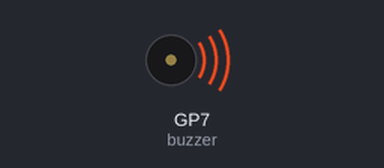
Simulated run of this program. Board: Raspberry Pi Pico running MicroPython. Parts: buzzer (waves = sounding). At 1.0 s the program stops and its outputs stay as they are.

Above: at 0.1 s.
At 1.1 s:
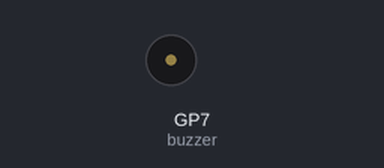
Timing chart, 0 to 2.5 s (numbered marks = the images above):
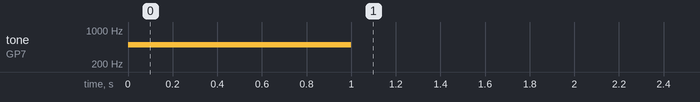

Measured:
- by itself, tone on GP7 (buzzer): silent → 500 Hz at 0.00 s, → silent 1.0 s later

The program:

Buzzer.py
```python
from machine import Pin, PWM
from utime import sleep

# GPIO 15번 핀에 부저를 PWM(Pulse Width Modulation) 모드로 설정합니다.
buzzer = PWM(Pin(7))

# 부저의 주파수를 500Hz로 설정합니다. 이것은 부저가 내는 소리의 톤을 결정합니다.
buzzer.freq(500)

# 부저의 듀티 사이클을 설정하여 소리를 활성화합니다. duty_u16 값은 0에서 65535 사이입니다.
# 여기서 1000은 부저를 활성화하고 소리를 내기 위한 중간 강도의 값입니다.
buzzer.duty_u16(1000)

# 부저가 1초 동안 소리를 낸 후에 대기합니다.
sleep(1)

# 부저의 듀티 사이클을 0으로 설정하여 소리를 끕니다.
buzzer.duty_u16(0)
```
